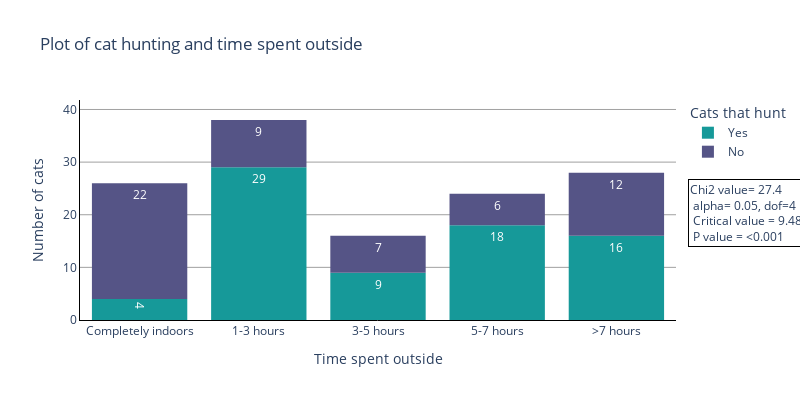

Here is the notebook cell this chart was saved with:
### Code cell
# 2. Plot of cat hunting and time spent outside

#Result for cat_hunt_yn_fix and cat_time_out: 
#reject h0, there is a relationship 
# Chi square value = 27.40818514439656 
# Critical value = 9.487729036781154
# P value = 1.643714720800382e-05
# dof = 4

nice_graph(df = cat, x_var= 'cat_time_out',
col_var= 'cat_hunt_yn_fix',
graph_title= 'Plot of cat hunting and time spent outside',
x_tit= 'Time spent outside',
legend_tit= 'Cats that hunt',
h=400,w=800,
an_x=1.22,an_y=0.33, 
dof=4, alpha=0.05, chi2=27.4, crit=9.48, p='<0.001')

### Figure 1 — Plotly figure (JSON) as saved in the notebook; plotly's stock layout.template omitted (floating-point values rounded to 4 significant figures)
{"data": [{"alignmentgroup": "True", "bingroup": "x", "hovertemplate": "cat_hunt_yn_fix=Yes<br>cat_time_out=%{x}<br>count=%{y}<extra></extra>", "legendgroup": "Yes", "marker": {"color": "#169999", "pattern": {"shape": ""}}, "name": "Yes", "offsetgroup": "Yes", "orientation": "v", "showlegend": true, "texttemplate": "%{value}", "type": "histogram", "x": ["5-7 hours", "3-5 hours", ">7 hours", ">7 hours", "1-3 hours", "1-3 hours", ">7 hours", "3-5 hours", "1-3 hours", ">7 hours", ">7 hours", "1-3 hours", "1-3 hours", "5-7 hours", ">7 hours", "5-7 hours", ">7 hours", null, "1-3 hours", null, "3-5 hours", "1-3 hours", "Completely indoors", ">7 hours", "5-7 hours", ">7 hours", "3-5 hours", "1-3 hours", "Completely indoors", "5-7 hours", "1-3 hours", "5-7 hours", "1-3 hours", "1-3 hours", "3-5 hours", "1-3 hours", "5-7 hours", "5-7 hours", "5-7 hours", "1-3 hours", "Completely indoors", ">7 hours", ">7 hours", ">7 hours", "1-3 hours", "1-3 hours", ">7 hours", "1-3 hours", "1-3 hours", "3-5 hours", "5-7 hours", "5-7 hours", "3-5 hours", "1-3 hours", "Completely indoors", "1-3 hours", "1-3 hours", "5-7 hours", "5-7 hours", "1-3 hours", "1-3 hours", ">7 hours", "1-3 hours", ">7 hours", "1-3 hours", "5-7 hours", ">7 hours", "5-7 hours", "1-3 hours", "3-5 hours", "1-3 hours", "1-3 hours", "3-5 hours", "5-7 hours", "5-7 hours", "1-3 hours", "1-3 hours", "5-7 hours"], "xaxis": "x", "yaxis": "y"}, {"alignmentgroup": "True", "bingroup": "x", "hovertemplate": "cat_hunt_yn_fix=No<br>cat_time_out=%{x}<br>count=%{y}<extra></extra>", "legendgroup": "No", "marker": {"color": "#555486", "pattern": {"shape": ""}}, "name": "No", "offsetgroup": "No", "orientation": "v", "showlegend": true, "texttemplate": "%{value}", "type": "histogram", "x": [">7 hours", "5-7 hours", ">7 hours", "Completely indoors", "Completely indoors", "3-5 hours", ">7 hours", "1-3 hours", "Completely indoors", "1-3 hours", "Completely indoors", "Completely indoors", ">7 hours", "1-3 hours", "5-7 hours", "1-3 hours", "Completely indoors", null, "1-3 hours", "5-7 hours", ">7 hours", "1-3 hours", "3-5 hours", "3-5 hours", "Completely indoors", "1-3 hours", ">7 hours", "1-3 hours", "Completely indoors", "Completely indoors", ">7 hours", "3-5 hours", "Completely indoors", "Completely indoors", "Completely indoors", "5-7 hours", "Completely indoors", "Completely indoors", "3-5 hours", "3-5 hours", ">7 hours", "1-3 hours", ">7 hours", "Completely indoors", "Completely indoors", "Completely indoors", "3-5 hours", "Completely indoors", null, "Completely indoors", null, "5-7 hours", ">7 hours", "Completely indoors", "Completely indoors", null, "5-7 hours", ">7 hours", null, "Completely indoors", null, ">7 hours"], "xaxis": "x", "yaxis": "y"}], "layout": {"annotations": [{"align": "left", "bordercolor": "Black", "borderwidth": 1, "showarrow": false, "text": "Chi2 value= 27.4 <br> alpha= 0.05, dof=4 <br> Critical value = 9.48 <br> P value = <0.001", "x": 1.22, "xref": "paper", "y": 0.33, "yref": "paper"}], "autosize": false, "barmode": "relative", "height": 400, "legend": {"title": {"text": "Cats that hunt"}, "tracegroupgap": 0}, "plot_bgcolor": "White", "showlegend": true, "title": {"text": "Plot of cat hunting and time spent outside"}, "width": 800, "xaxis": {"anchor": "y", "categoryarray": ["Completely indoors", "1-3 hours", "3-5 hours", "5-7 hours", ">7 hours"], "categoryorder": "array", "domain": [0, 1], "linecolor": "Black", "linewidth": 1, "showline": true, "title": {"text": "Time spent outside"}}, "yaxis": {"anchor": "x", "domain": [0, 1], "gridcolor": "Grey", "gridwidth": 0.75, "linecolor": "Black", "linewidth": 1, "range": [0, 41.8], "showline": true, "title": {"text": "Number of cats"}}}}
